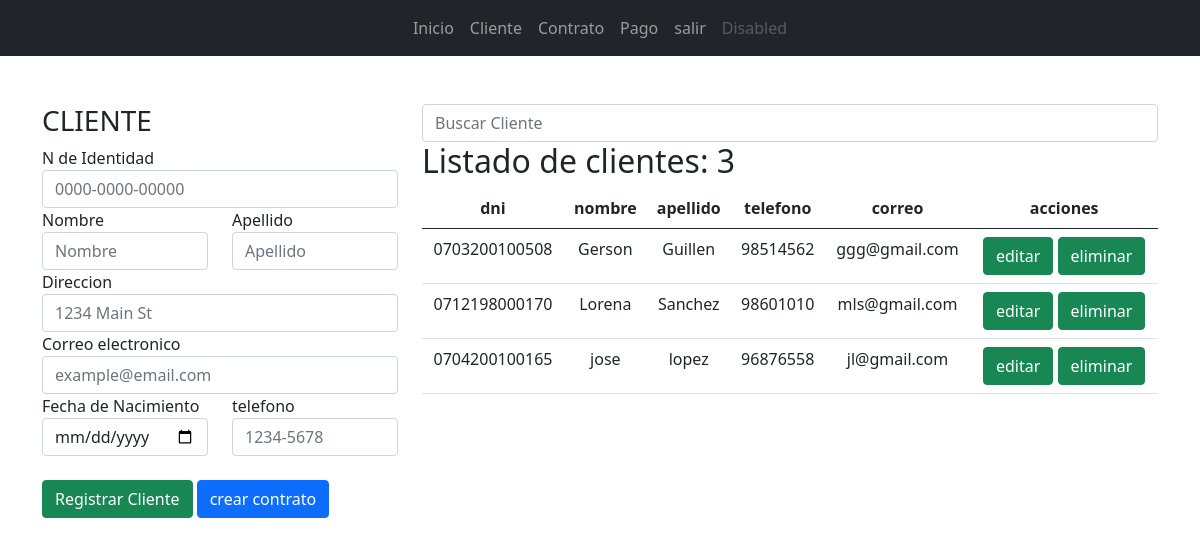
The page /cliente/ on the database as committed earlier.
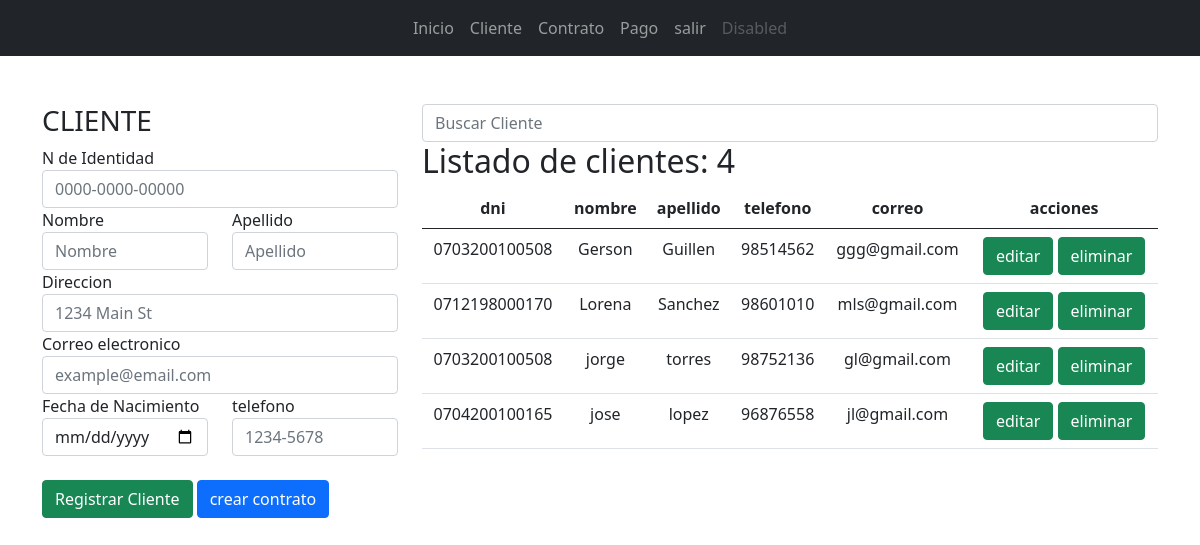
The same page on the database as committed later.
### app_lotificadora/models.py (models this page shows, shortened)
class Cliente(models.Model):
    dni = models.CharField(max_length=16)
    nombre = models.CharField(max_length=35)
    apellido = models.CharField(max_length=35)
    direccion = models.TextField()
    fecha = models.DateField()
    telefono = models.CharField(max_length=13)
    correo = models.EmailField(max_length=40)
    fecha_ingreso = models.DateField(auto_now_add=True, null=True)
    estado = models.BooleanField(default=True)
    user = models.OneToOneField(User, on_delete=models.CASCADE, null=True, blank=True)

### app_lotificadora/views.py (the view, shortened to what this page needs)
# urls.py: path('cliente/', views.cliente, name="cliente"),
def cliente(request):
    q = request.GET.get('q')
    if q:
        cli = Cliente.objects.filter(nombre__startswith=q).order_by('nombre')
    else:
        cli = Cliente.objects.all().order_by('nombre')
    ctx = {
        'cliente': cli,
    }
    return render(request, 'cliente/cliente.html', ctx)

### app_lotificadora/templates/cliente/cliente.html (shortened to what the changed rows need)
{% extends "base.html" %}
{% block container %}
    <div class="row">
        <div class="col-md-8">
            <form action="" method="get">
                <input type="search" name="q" value="{{ q }}" class="form-control" placeholder="Buscar Cliente">
            </form>
            <h2>Listado de clientes: {{ cliente|length }}</h2>
            <div class="table-responsive">
                <table class="table table-hover">
                    <thead>
                        <tr class="text-center">
                            <th>dni</th>
                            <th>nombre</th>
                            <th>apellido</th>
                            <th>telefono</th>
                            <th>correo</th>
                            <th>acciones</th>
                        </tr>
                    </thead>
                    <tbody>
                        {% for c in cliente %}
                            <tr class="text-center">
                                <td>{{ c.dni }}</td>
                                <td>{{ c.nombre }}</td>
                                <td>{{ c.apellido }}</td>
                                <td>{{ c.telefono }}</td>
                                <td>{{ c.correo|default_if_none:'-' }}</td>
                                <td>
                                    <a href="{% url 'mantenimiento_cliente' c.id %}" type="submit" class="btn btn-success">editar</a>
                                    <input type="submit" class="btn btn-success" value="eliminar">
                                </td>
                            </tr>
                        {% empty %}
                            <div class="alert alert-danger">No se encuentran Clientes</div>
                        {% endfor %}
                    </tbody>
                </table>
            </div>
        </div>
    </div>
{% endblock  %}

Rows that differ between the two databases and show on the page:
added Cliente: dni "0703200100508", nombre "jorge", apellido "torres", telefono "98752136", correo "gl@gmail.com"
Other text that changed with them:
{{ cliente|length }}: "3" → "4"
